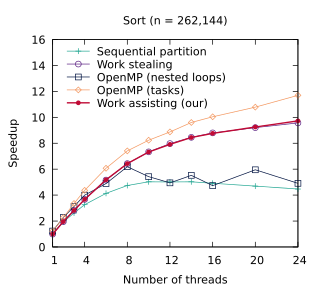

Here is the gnuplot script that generated this plot:
set title "Sort (n = 262,144)"
set terminal pdf size 3.2,2.9
set output "./results/Sort_n___262,144.pdf"
set key on
set key top left Left reverse
set key samplen 2.5
set xrange [1:24]
set xtics (1, 4, 8, 12, 16, 20, 24)
set xlabel "Number of threads"
set yrange [0:16]
set ylabel "Speedup"
plot './results/Sort_n___262,144.dat' using 1:2 title "Sequential partition" pointsize 0.7 lw 1 pt 1 linecolor rgb "#24A793" with linespoints, \
  './results/Sort_n___262,144.dat' using 1:3 title "Work stealing" pointsize 0.7 lw 1 pt 6 linecolor rgb "#5B2182" with linespoints, \
  './results/Sort_n___262,144.dat' using 1:4 title "OpenMP (nested loops)" pointsize 0.7 lw 1 pt 4 linecolor rgb "#001240" with linespoints, \
  './results/Sort_n___262,144.dat' using 1:5 title "OpenMP (tasks)" pointsize 0.7 lw 1 pt 12 linecolor rgb "#F3965E" with linespoints, \
  './results/Sort_n___262,144.dat' using 1:6 title "Work assisting (our)" pointsize 0.4 lw 2 pt 7 linecolor rgb "#C00A35" with linespoints
